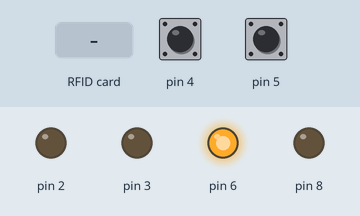
Simulated run of this sketch. Board: Arduino Uno, built with avr-gcc and run on an emulated ATmega328P. Shown: output pins drawn as LEDs (lit = HIGH). The test bench sets the inputs (shaded band); at power-on: pin 4 HIGH, pin 5 HIGH. EEPROM starts erased; pins used as bus, display or sensor lines are not drawn.

Above: at 1.2 s.
1.3 s: RFID card 5E 7A 19 C4 held to the reader
At 2.4 s:
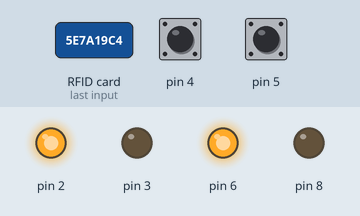
Timing chart, 0 to 8.0 s (numbered marks = the images above; inputs shaded):
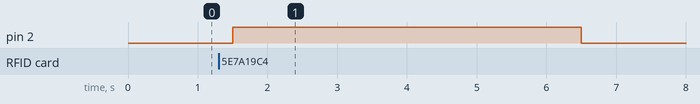

Measured:
- after the input at 1.3 s, pin 2: LOW → HIGH after 0.20 s, → LOW 5.0 s later

The sketch:

RFID-Door.ino
```cpp
#include <SPI.h>
#include <MFRC522.h>
#include <EEPROM.h>

MFRC522 mfrc522(10, 9);

bool DoorState = false;
byte DoorCloseCNT = 0;

String RFID_Cards = "";

void setup() {
  //EEPROM Setup
  if (EEPROM.read(0) != 1) {
    EEPROM.write(0, 1);
    writeStringToEEPROM(1, " & ");
  } else {
    RFID_Cards = readStringFromEEPROM(1);
  }
  //end
  //RC522 Setup
  SPI.begin();
  //Serial.begin(9600);
  mfrc522.PCD_Init();
  //end
  //pin mode

  pinMode(2, OUTPUT);
  pinMode(3, OUTPUT);
  pinMode(8, OUTPUT);
  pinMode(6, OUTPUT);
  pinMode(4, INPUT_PULLUP);
  pinMode(5, INPUT_PULLUP);
  digitalWrite(2, LOW);
  digitalWrite(3, LOW);
  //end
  digitalWrite(6, HIGH);
}

void loop() {
  if (DoorState == false) checkRFIDCard();
  else checkDoorState();
  delay(333);
}

void checkDoorState() {
  if (analogRead(A0) > 10) DoorCloseCNT++;
  if (DoorCloseCNT > 13) {
    DoorState = false;
    DoorCloseCNT = 0;
    digitalWrite(8, LOW);
  }
}

void checkRFIDCard() {
  if (!mfrc522.PICC_IsNewCardPresent()) return;
  if (!mfrc522.PICC_ReadCardSerial()) return;

  String content = "";
  byte letter;
  for (byte i = 0; i < mfrc522.uid.size; i++) {
    content.concat(String(mfrc522.uid.uidByte[i] < 0x10 ? " 0" : " "));
    content.concat(String(mfrc522.uid.uidByte[i], HEX));
  }
  content.toUpperCase();
  if (digitalRead(4) == 0) {
    digitalWrite(2, HIGH);
    RFID_Cards.replace("&" + content.substring(1), "");
    writeStringToEEPROM(1, RFID_Cards);
    delay(1500);
    digitalWrite(2, LOW);
  } else if (digitalRead(5) == 0) {
    digitalWrite(3, HIGH);
    RFID_Cards += "&" + content.substring(1) + " ";
    writeStringToEEPROM(1, RFID_Cards);
    delay(1500);
    digitalWrite(3, LOW);
  } else if (RFID_Cards.indexOf(content.substring(1)) > 0) {
    digitalWrite(3, HIGH);
    digitalWrite(8, HIGH);
    //  Serial.println("Door UNLOCK!");
    DoorState = true;
    delay(1500);
    digitalWrite(3, LOW);
  } else {
    digitalWrite(2, HIGH);
    // Serial.println("Access Denied ID");
    delay(5000);
    digitalWrite(2, LOW);
  }
}

void writeStringToEEPROM(int addrOffset, const String &strToWrite) {
  byte len = strToWrite.length();
  EEPROM.write(addrOffset, len);
  for (int i = 0; i < len; i++) {
    EEPROM.write(addrOffset + 1 + i, strToWrite[i]);
  }
}

String readStringFromEEPROM(int addrOffset) {
  int newStrLen = EEPROM.read(addrOffset);
  char data[newStrLen + 1];
  for (int i = 0; i < newStrLen; i++) {
    data[i] = EEPROM.read(addrOffset + 1 + i);
  }
  data[newStrLen] = '\ 0';
  return String(data);
}
```
